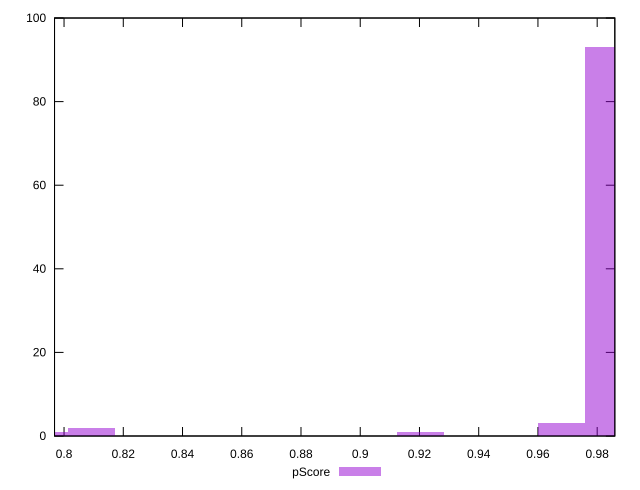

Here is the gnuplot script that generated this plot:
reset

$pScore <<EOF
0.9204505725759498 1
0.9680600849505678 3
0.9839299224087739 93
0.7934918729103015 1
0.8093617103685076 2
EOF

set key outside below
set boxwidth 0.01586983745820603
set xrange [0.7967888310347985:0.9859548381680544]
set yrange [0:100]
set trange [0:100]
set style fill transparent solid 0.5 noborder
set terminal svg size 640, 490 enhanced background rgb 'white'
set output "report_00019_2021-02-10T18-14-37.922Z//first-cpu-idle/samples/pages/pScore/histogram.svg"

plot $pScore title "pScore" with boxes

reset
